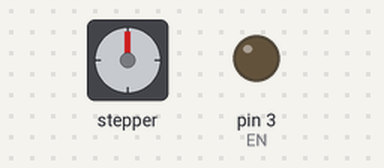
Recording of a sketch running on a simulated Arduino Uno, built with avr-gcc and run on an emulated ATmega328P. Shown: stepper motor, output pins drawn as LEDs (lit = HIGH). Stepper angles assume 200 steps per turn.

Above: at 0.15 s.
At 9.83 s:
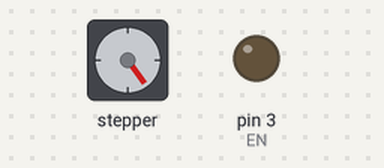
At 19.81 s:
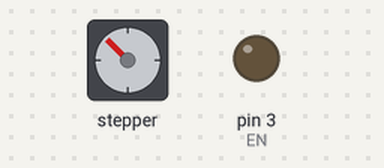
At 39.77 s:
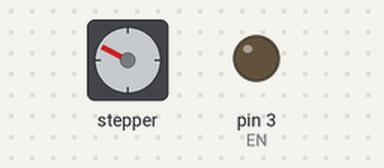
Timing chart, 0 to 40.0 s (numbered marks = the images above):
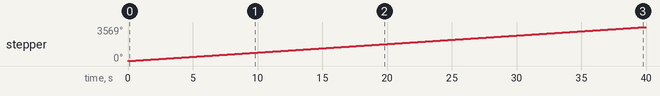

Measured:
- by itself, stepper: keeps turning clockwise at about 89°/s

The sketch:

AccStp01.ino
```cpp
#include <AccelStepper.h>

#define DIR 8 //PB0
#define STEP 7//PD7
#define EN 3 //PD3

AccelStepper stepper (AccelStepper::DRIVER,STEP,DIR);

int i;
void setup()
{
  Serial.begin(115200);
  pinMode(EN,OUTPUT);
  digitalWrite(EN,LOW);
  stepper.setMaxSpeed(1000);
  stepper.setSpeed(50);
}

void loop()
{

   stepper.runSpeed();

}
```
